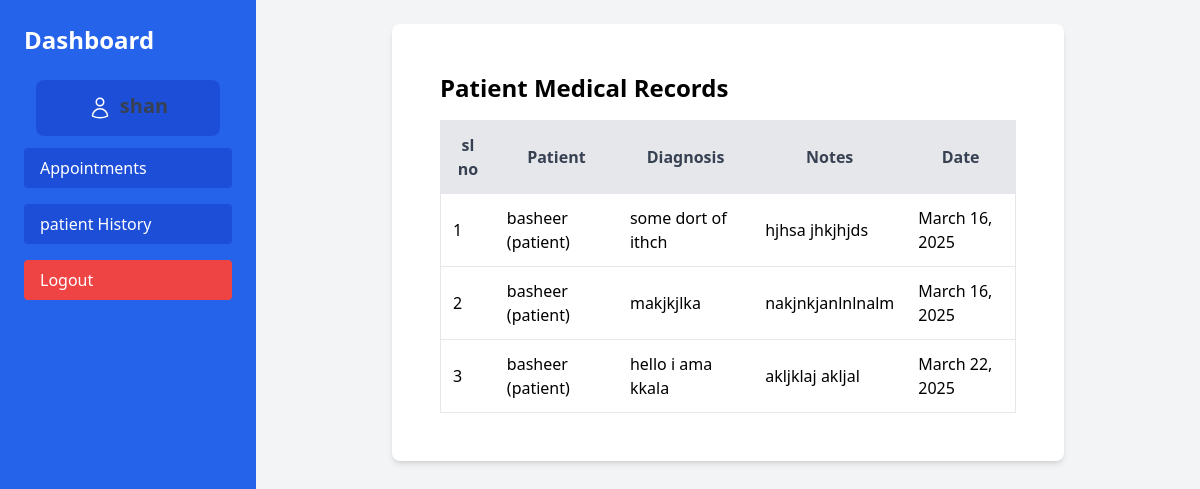
/doctor/medical-records/ (signed in), run on the app's committed database.
### core/models.py (models this page shows, shortened)
class MedicalRecord(models.Model):
    patient = models.ForeignKey(Patient,on_delete=models.CASCADE)
    doctor = models.ForeignKey(Doctor,on_delete=models.CASCADE)
    appointment = models.OneToOneField(Appointment, on_delete=models.CASCADE)
    diagnosis = models.TextField()
    prescription = models.TextField()
    visit_date = models.DateTimeField(auto_now_add=True)

class Patient(models.Model):
    Gender_choices = [
        ('Male','Male'),
        ('Female','Female'),
        ('Other','Other')
    ]
    user = models.OneToOneField(User, on_delete=models.CASCADE, related_name='patient_profile')
    phone = models.CharField(max_length=15,unique=True)
    dob = models.DateField()
    gender = models.CharField(max_length=50,choices=Gender_choices,default=None)
    address = models.TextField()
    medical_history = models.TextField(blank=True, null=True)
    registered = models.DateTimeField(auto_now_add=True)

class User(AbstractUser):
    Role_Choices = [
        ('patient', 'Patient'),
        ('doctor', 'Doctor'),
    ]
    role = models.CharField(max_length=10,choices=Role_Choices, default='')
    groups = models.ManyToManyField(
        "auth.Group",
        related_name="core_users",  # Unique related_name
        blank=True
    )
    user_permissions = models.ManyToManyField(
        "auth.Permission",
        related_name="core_users_permissions",  # Unique related_name
        blank=True
    )
    def __str__(self):
        return f"{self.username} ({self.role})"

class Appointment(models.Model):
    slot_choices = [
        ('Morning','Morning'),
        ('Afternoon','Afternoon'),
        ('Evening','Evening')
    ]
    Appointment_status = [
        ("Scheduled",'Scheduled'),
        ("Completed","Completed"),
        ("Cancelled","Cancelled"),
    ]
    patient = models.ForeignKey(Patient, on_delete=models.CASCADE)
    doctor = models.ForeignKey(Doctor, on_delete=models.CASCADE)
    appointmentdate = models.DateField()
    slot = models.CharField(max_length=20, choices=slot_choices)
    status = models.CharField(max_length=20, choices= Appointment_status, default="Scheduled")
    notes = models.TextField(blank=True,null=True)
    bill = models.BooleanField(default=False)
    class Meta:
         unique_together = ('doctor', 'appointmentdate', 'slot')

### core/views.py (the view)
# urls.py: path('doctor/medical-records/', doctor_medical_records, name='doctor_medical_records'),
@login_required
@user_passes_test(is_doctor)
def doctor_medical_records(request):
    doctor = get_object_or_404(Doctor, user=request.user)  # Ensure doctor exists
    medical_records = MedicalRecord.objects.filter(doctor=doctor)
    return render(request, "core/doctors/medical_records.html", {"medical_records": medical_records})

### core/views.py (called while the page is built)
def is_doctor(user):
    return user.groups.filter(name='Doctor').exists()

### core/templates/core/doctors/medical_records.html (shortened to what this page needs)
{% extends "core/base.html" %}
{% block content %}
<div class="flex min-h-screen bg-gray-100 w-full">
    {% include "core/doctorsidebar.html" %}
    <main class="flex-1 p-6">
        <div class="bg-white shadow-md p-6 rounded-lg max-w-2xl mx-auto">
            <div class="p-6">
                <h1 class="text-2xl font-bold mb-4">Patient Medical Records</h1>
                <div class="overflow-x-auto">
                    <table class="min-w-full bg-white border rounded-lg">
                        <thead>
                            <tr class="bg-gray-200 text-gray-700">
                                <th class="p-3">sl no</th>
                                <th class="p-3">Patient</th>
                                <th class="p-3">Diagnosis</th>
                                <th class="p-3">Notes</th>
                                <th class="p-3">Date</th>
                            </tr>
                        </thead>
                        <tbody>
                            {% for record in medical_records %}
                            <tr class="border-t">
                                <td class="p-3">{{ forloop.counter}}</td>
                                <td class="p-3">{{ record.patient.user }}</td>
                                <td class="p-3">{{ record.diagnosis }}</td>
                                <td class="p-3">{{ record.prescription }}</td>
                                <td class="p-3">{{ record.appointment.appointmentdate }}</td>
                            </tr>
                            {% empty %}
                            <tr>
                                <td colspan="4" class="p-3 text-center text-gray-500">No medical records available.</td>
                            </tr>
                            {% endfor %}
                        </tbody>
                    </table>
        </div>
    </main>
</div>
{% endblock %}

### data on the page
MedicalRecord: patient.user "basheer (patient)", diagnosis "some dort of ithch", prescription "hjhsa jhkjhjds", appointment.appointmentdate "March 16, 2025"
MedicalRecord: patient.user "basheer (patient)", diagnosis "makjkjlka", prescription "nakjnkjanlnlnalm", appointment.appointmentdate "March 16, 2025"
MedicalRecord: patient.user "basheer (patient)", diagnosis "hello i ama kkala", prescription "akljklaj akljal", appointment.appointmentdate "March 22, 2025"
